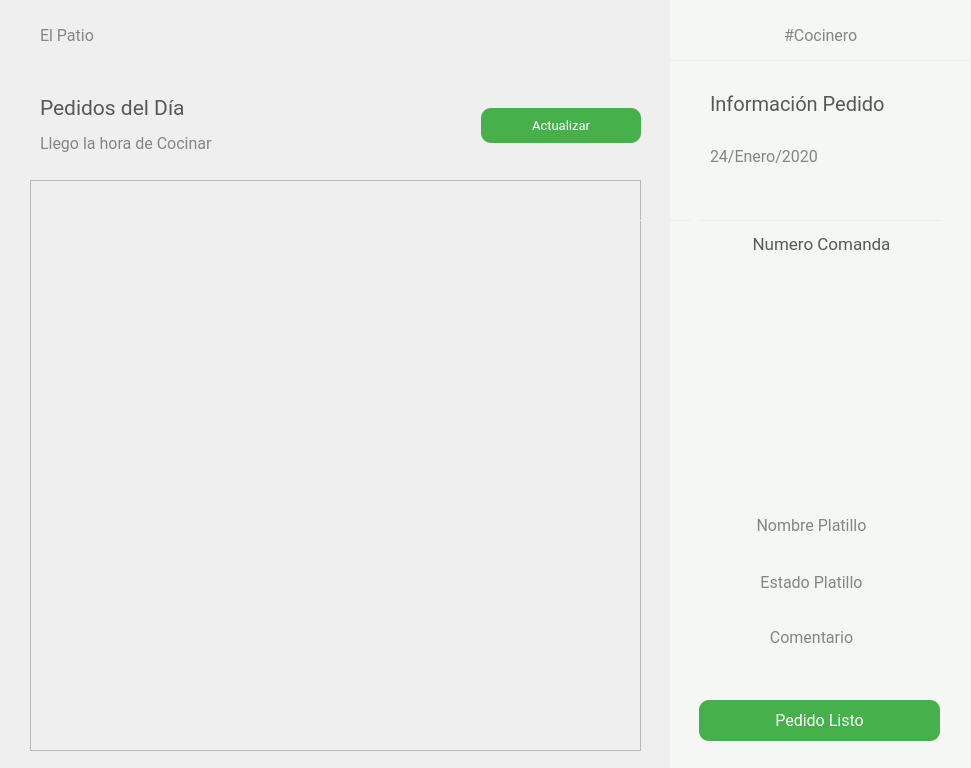
<?xml version="1.0" encoding="UTF-8"?>
<ui version="4.0">
 <class>cocinero_pedidos</class>
 <widget class="QWidget" name="cocinero_pedidos">
  <property name="geometry">
   <rect>
    <x>0</x>
    <y>0</y>
    <width>971</width>
    <height>768</height>
   </rect>
  </property>
  <property name="windowTitle">
   <string>Form</string>
  </property>
  <widget class="QLabel" name="line_3">
   <property name="geometry">
    <rect>
     <x>700</x>
     <y>220</y>
     <width>241</width>
     <height>1</height>
    </rect>
   </property>
   <property name="styleSheet">
    <string notr="true">background-color: rgb(236, 238, 238);
</string>
   </property>
   <property name="text">
    <string/>
   </property>
  </widget>
  <widget class="QWidget" name="layoutWidget">
   <property name="geometry">
    <rect>
     <x>0</x>
     <y>20</y>
     <width>671</width>
     <height>30</height>
    </rect>
   </property>
   <layout class="QHBoxLayout" name="Encabezados2">
    <item>
     <spacer name="horizontalSpacer_4">
      <property name="orientation">
       <enum>Qt::Horizontal</enum>
      </property>
      <property name="sizeType">
       <enum>QSizePolicy::Preferred</enum>
      </property>
      <property name="sizeHint" stdset="0">
       <size>
        <width>40</width>
        <height>20</height>
       </size>
      </property>
     </spacer>
    </item>
    <item>
     <widget class="QLabel" name="elPatio">
      <property name="font">
       <font>
        <family>Roboto</family>
        <pointsize>12</pointsize>
       </font>
      </property>
      <property name="styleSheet">
       <string notr="true">color: rgb(133, 133, 133);
</string>
      </property>
      <property name="text">
       <string>El Patio</string>
      </property>
     </widget>
    </item>
    <item>
     <spacer name="horizontalSpacer_3">
      <property name="orientation">
       <enum>Qt::Horizontal</enum>
      </property>
      <property name="sizeHint" stdset="0">
       <size>
        <width>40</width>
        <height>20</height>
       </size>
      </property>
     </spacer>
    </item>
   </layout>
  </widget>
  <widget class="QLabel" name="lb_total">
   <property name="geometry">
    <rect>
     <x>700</x>
     <y>700</y>
     <width>241</width>
     <height>41</height>
    </rect>
   </property>
   <property name="styleSheet">
    <string notr="true">font: 14pt &quot;Roboto&quot;;</string>
   </property>
   <property name="text">
    <string/>
   </property>
   <property name="alignment">
    <set>Qt::AlignRight|Qt::AlignTrailing|Qt::AlignVCenter</set>
   </property>
  </widget>
  <widget class="QScrollArea" name="scrollArea">
   <property name="geometry">
    <rect>
     <x>30</x>
     <y>180</y>
     <width>611</width>
     <height>571</height>
    </rect>
   </property>
   <property name="minimumSize">
    <size>
     <width>0</width>
     <height>0</height>
    </size>
   </property>
   <property name="cursor" stdset="0">
    <cursorShape>ArrowCursor</cursorShape>
   </property>
   <property name="mouseTracking">
    <bool>false</bool>
   </property>
   <property name="styleSheet">
    <string notr="true"/>
   </property>
   <property name="verticalScrollBarPolicy">
    <enum>Qt::ScrollBarAsNeeded</enum>
   </property>
   <property name="horizontalScrollBarPolicy">
    <enum>Qt::ScrollBarAlwaysOff</enum>
   </property>
   <property name="sizeAdjustPolicy">
    <enum>QAbstractScrollArea::AdjustToContents</enum>
   </property>
   <property name="widgetResizable">
    <bool>true</bool>
   </property>
   <widget class="QWidget" name="scrollareaalbum">
    <property name="geometry">
     <rect>
      <x>0</x>
      <y>0</y>
      <width>609</width>
      <height>569</height>
     </rect>
    </property>
    <property name="cursor">
     <cursorShape>PointingHandCursor</cursorShape>
    </property>
    <property name="autoFillBackground">
     <bool>true</bool>
    </property>
    <layout class="QGridLayout" name="gridLayout_2">
     <item row="0" column="0">
      <layout class="QGridLayout" name="gridLayout">
       <property name="sizeConstraint">
        <enum>QLayout::SetMaximumSize</enum>
       </property>
      </layout>
     </item>
    </layout>
   </widget>
  </widget>
  <widget class="QWidget" name="layoutWidget_3">
   <property name="geometry">
    <rect>
     <x>710</x>
     <y>80</y>
     <width>231</width>
     <height>100</height>
    </rect>
   </property>
   <layout class="QVBoxLayout" name="SideBarLetras">
    <item>
     <widget class="QLabel" name="elPatio_4">
      <property name="font">
       <font>
        <family>Roboto</family>
        <pointsize>15</pointsize>
       </font>
      </property>
      <property name="styleSheet">
       <string notr="true">color: #585858
</string>
      </property>
      <property name="text">
       <string>Información Pedido</string>
      </property>
     </widget>
    </item>
    <item>
     <widget class="QLabel" name="elPatio_5">
      <property name="font">
       <font>
        <family>Roboto</family>
        <pointsize>12</pointsize>
       </font>
      </property>
      <property name="styleSheet">
       <string notr="true">color: rgb(133, 133, 133);
</string>
      </property>
      <property name="text">
       <string>24/Enero/2020</string>
      </property>
     </widget>
    </item>
   </layout>
  </widget>
  <widget class="QLabel" name="line_2">
   <property name="geometry">
    <rect>
     <x>40</x>
     <y>220</y>
     <width>651</width>
     <height>1</height>
    </rect>
   </property>
   <property name="styleSheet">
    <string notr="true">background-color: rgb(236, 238, 238);
</string>
   </property>
   <property name="text">
    <string/>
   </property>
  </widget>
  <widget class="QPushButton" name="btnPedidoListo">
   <property name="geometry">
    <rect>
     <x>699</x>
     <y>700</y>
     <width>241</width>
     <height>41</height>
    </rect>
   </property>
   <property name="minimumSize">
    <size>
     <width>150</width>
     <height>35</height>
    </size>
   </property>
   <property name="maximumSize">
    <size>
     <width>16777215</width>
     <height>16777215</height>
    </size>
   </property>
   <property name="font">
    <font>
     <family>Roboto</family>
     <pointsize>12</pointsize>
    </font>
   </property>
   <property name="cursor">
    <cursorShape>PointingHandCursor</cursorShape>
   </property>
   <property name="styleSheet">
    <string notr="true">*{
	color: white;
	border-radius: 10px;
	background-color: #46B04A;
	border: none;
	padding: 5px;
}

:hover{
	background-color: white;
	border: 1px solid #46B04A;
	color: #46B04A;
}</string>
   </property>
   <property name="text">
    <string>Pedido Listo</string>
   </property>
  </widget>
  <widget class="QWidget" name="layoutWidget_5">
   <property name="geometry">
    <rect>
     <x>40</x>
     <y>90</y>
     <width>601</width>
     <height>71</height>
    </rect>
   </property>
   <layout class="QHBoxLayout" name="MenuTop">
    <item>
     <layout class="QVBoxLayout" name="LetrasMenu">
      <property name="spacing">
       <number>1</number>
      </property>
      <item>
       <widget class="QLabel" name="elPatio_2">
        <property name="font">
         <font>
          <family>Roboto</family>
          <pointsize>16</pointsize>
         </font>
        </property>
        <property name="styleSheet">
         <string notr="true">color: #585858
</string>
        </property>
        <property name="text">
         <string>Pedidos del Día</string>
        </property>
       </widget>
      </item>
      <item>
       <widget class="QLabel" name="elPatio_3">
        <property name="font">
         <font>
          <family>Roboto</family>
          <pointsize>12</pointsize>
         </font>
        </property>
        <property name="styleSheet">
         <string notr="true">color: rgb(133, 133, 133);
</string>
        </property>
        <property name="text">
         <string>Llego la hora de Cocinar</string>
        </property>
       </widget>
      </item>
     </layout>
    </item>
    <item>
     <layout class="QHBoxLayout" name="BtnsMenu">
      <item>
       <spacer name="horizontalSpacer_5">
        <property name="orientation">
         <enum>Qt::Horizontal</enum>
        </property>
        <property name="sizeHint" stdset="0">
         <size>
          <width>40</width>
          <height>20</height>
         </size>
        </property>
       </spacer>
      </item>
      <item>
       <widget class="QPushButton" name="btnActualizar">
        <property name="minimumSize">
         <size>
          <width>160</width>
          <height>35</height>
         </size>
        </property>
        <property name="maximumSize">
         <size>
          <width>100</width>
          <height>16777215</height>
         </size>
        </property>
        <property name="font">
         <font>
          <family>Roboto</family>
          <pointsize>10</pointsize>
         </font>
        </property>
        <property name="cursor">
         <cursorShape>PointingHandCursor</cursorShape>
        </property>
        <property name="styleSheet">
         <string notr="true">*{
	color: white;
	border-radius: 10px;
	background-color: #46B04A;
	border: none;
	padding: 5px;
}

:hover{
	background-color: white;
	border: 1px solid #46B04A;
	color: #46B04A;
}</string>
        </property>
        <property name="text">
         <string>Actualizar</string>
        </property>
       </widget>
      </item>
     </layout>
    </item>
   </layout>
  </widget>
  <widget class="QWidget" name="layoutWidget_6">
   <property name="geometry">
    <rect>
     <x>670</x>
     <y>20</y>
     <width>301</width>
     <height>30</height>
    </rect>
   </property>
   <layout class="QHBoxLayout" name="Encabezados">
    <item>
     <spacer name="horizontalSpacer">
      <property name="orientation">
       <enum>Qt::Horizontal</enum>
      </property>
      <property name="sizeHint" stdset="0">
       <size>
        <width>40</width>
        <height>20</height>
       </size>
      </property>
     </spacer>
    </item>
    <item>
     <widget class="QLabel" name="nombreMesero">
      <property name="font">
       <font>
        <family>Roboto</family>
        <pointsize>12</pointsize>
       </font>
      </property>
      <property name="styleSheet">
       <string notr="true">color: rgb(133, 133, 133);
</string>
      </property>
      <property name="text">
       <string>#Cocinero</string>
      </property>
     </widget>
    </item>
    <item>
     <spacer name="horizontalSpacer_2">
      <property name="orientation">
       <enum>Qt::Horizontal</enum>
      </property>
      <property name="sizeHint" stdset="0">
       <size>
        <width>40</width>
        <height>20</height>
       </size>
      </property>
     </spacer>
    </item>
   </layout>
  </widget>
  <widget class="QLabel" name="line">
   <property name="geometry">
    <rect>
     <x>0</x>
     <y>60</y>
     <width>1021</width>
     <height>1</height>
    </rect>
   </property>
   <property name="styleSheet">
    <string notr="true">background-color: rgb(236, 238, 238);
</string>
   </property>
   <property name="text">
    <string/>
   </property>
  </widget>
  <widget class="QLabel" name="label">
   <property name="geometry">
    <rect>
     <x>670</x>
     <y>0</y>
     <width>300</width>
     <height>768</height>
    </rect>
   </property>
   <property name="styleSheet">
    <string notr="true">background-color: rgb(244, 247, 244);</string>
   </property>
   <property name="text">
    <string/>
   </property>
  </widget>
  <widget class="QLabel" name="nombrePlatillo">
   <property name="geometry">
    <rect>
     <x>701</x>
     <y>500</y>
     <width>221</width>
     <height>51</height>
    </rect>
   </property>
   <property name="font">
    <font>
     <family>Roboto</family>
     <pointsize>12</pointsize>
    </font>
   </property>
   <property name="styleSheet">
    <string notr="true">color: rgb(133, 133, 133);
</string>
   </property>
   <property name="text">
    <string>Nombre Platillo</string>
   </property>
   <property name="alignment">
    <set>Qt::AlignCenter</set>
   </property>
   <property name="wordWrap">
    <bool>true</bool>
   </property>
  </widget>
  <widget class="QLabel" name="comentarioPlatillo">
   <property name="geometry">
    <rect>
     <x>701</x>
     <y>625</y>
     <width>221</width>
     <height>24</height>
    </rect>
   </property>
   <property name="font">
    <font>
     <family>Roboto</family>
     <pointsize>12</pointsize>
    </font>
   </property>
   <property name="styleSheet">
    <string notr="true">color: rgb(133, 133, 133);
</string>
   </property>
   <property name="text">
    <string>Comentario</string>
   </property>
   <property name="alignment">
    <set>Qt::AlignCenter</set>
   </property>
   <property name="wordWrap">
    <bool>true</bool>
   </property>
  </widget>
  <widget class="QLabel" name="estadoPlatillo">
   <property name="geometry">
    <rect>
     <x>701</x>
     <y>570</y>
     <width>221</width>
     <height>24</height>
    </rect>
   </property>
   <property name="font">
    <font>
     <family>Roboto</family>
     <pointsize>12</pointsize>
    </font>
   </property>
   <property name="styleSheet">
    <string notr="true">color: rgb(133, 133, 133);
</string>
   </property>
   <property name="text">
    <string>Estado Platillo</string>
   </property>
   <property name="alignment">
    <set>Qt::AlignCenter</set>
   </property>
   <property name="wordWrap">
    <bool>true</bool>
   </property>
  </widget>
  <widget class="QLabel" name="numComanda">
   <property name="geometry">
    <rect>
     <x>701</x>
     <y>231</y>
     <width>241</width>
     <height>27</height>
    </rect>
   </property>
   <property name="minimumSize">
    <size>
     <width>200</width>
     <height>27</height>
    </size>
   </property>
   <property name="font">
    <font>
     <family>Roboto</family>
     <pointsize>13</pointsize>
    </font>
   </property>
   <property name="styleSheet">
    <string notr="true">color: #585858
</string>
   </property>
   <property name="text">
    <string>Numero Comanda</string>
   </property>
   <property name="alignment">
    <set>Qt::AlignCenter</set>
   </property>
   <property name="wordWrap">
    <bool>true</bool>
   </property>
  </widget>
  <widget class="QLabel" name="imgPlatillo">
   <property name="geometry">
    <rect>
     <x>720</x>
     <y>280</y>
     <width>200</width>
     <height>200</height>
    </rect>
   </property>
   <property name="minimumSize">
    <size>
     <width>200</width>
     <height>200</height>
    </size>
   </property>
   <property name="font">
    <font>
     <family>Roboto</family>
     <pointsize>12</pointsize>
    </font>
   </property>
   <property name="styleSheet">
    <string notr="true">color: rgb(133, 133, 133);
</string>
   </property>
   <property name="text">
    <string/>
   </property>
   <property name="pixmap">
    <pixmap resource="../Recursos.qrc">:/iconos/resources/menuPrueba.png</pixmap>
   </property>
   <property name="scaledContents">
    <bool>true</bool>
   </property>
  </widget>
  <zorder>label</zorder>
  <zorder>line_3</zorder>
  <zorder>layoutWidget</zorder>
  <zorder>lb_total</zorder>
  <zorder>scrollArea</zorder>
  <zorder>layoutWidget_3</zorder>
  <zorder>line_2</zorder>
  <zorder>btnPedidoListo</zorder>
  <zorder>layoutWidget_5</zorder>
  <zorder>layoutWidget_6</zorder>
  <zorder>line</zorder>
  <zorder>nombrePlatillo</zorder>
  <zorder>comentarioPlatillo</zorder>
  <zorder>numComanda</zorder>
  <zorder>estadoPlatillo</zorder>
  <zorder>imgPlatillo</zorder>
 </widget>
 <resources>
  <include location="../Recursos.qrc"/>
 </resources>
 <connections/>
</ui>
